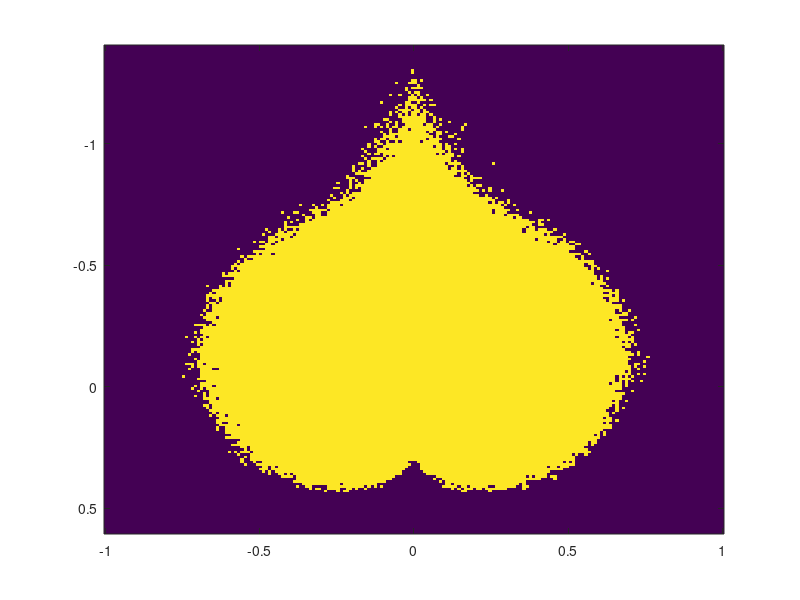

Write MATLAB code to recreate this figure. (Note: this script raises an error after producing the figure.)
%=============================================================================
% Copyright (c) 2016-present Allan CORNET (Nelson)
%=============================================================================
% This file is part of Nelson.
%=============================================================================
% LICENCE_BLOCK_BEGIN
% SPDX-License-Identifier: LGPL-3.0-or-later
% LICENCE_BLOCK_END
%=============================================================================
% <--ADV-CLI MODE-->
%=============================================================================
f = figure();
n = 300;
N = 200;
x = linspace(-1, 1, N);
y = linspace(-1.4, .6, N);
[X,Y] = meshgrid(x, y);
Z = X + i*Y;
Zn = Z;
for j=1:n
  Zn = -i*(Zn).^2 + (rand(N,N).^(1/5)).*Z;
  M = abs(Zn);
  ind1 = find(M<2);
  ind2 = find(M>=2);
  M(ind1) = 0;
  M(ind2) = -1;
end
im = imagesc(x, y, M);
assert_isequal(length(im.XData), 200);
assert_isequal(length(im.YData), 200); 
colormap([1 1 1; 1 0 0]);
ax = gca();
assert_isequal(ax.YDir, 'reverse');
ax.YDir = 'normal';
assert_isequal(ax.YDir, 'normal');
%=============================================================================
